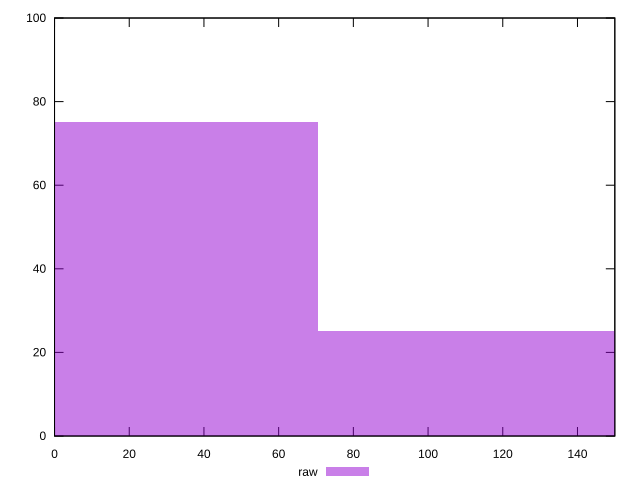

Write gnuplot code to recreate this figure.
reset

$raw <<EOF
0 75
140.8544022722216 25
EOF

set key outside below
set boxwidth 140.8544022722216
set xrange [0:150]
set yrange [0:100]
set trange [0:100]
set style fill transparent solid 0.5 noborder
set terminal svg size 640, 490 enhanced background rgb 'white'
set output "report_00009_2021-02-08T22-37-41.559Z/uses-webp-images/samples/pages+cached+noadtech+nomedia+nocss/raw/histogram.svg"

plot $raw title "raw" with boxes

reset
